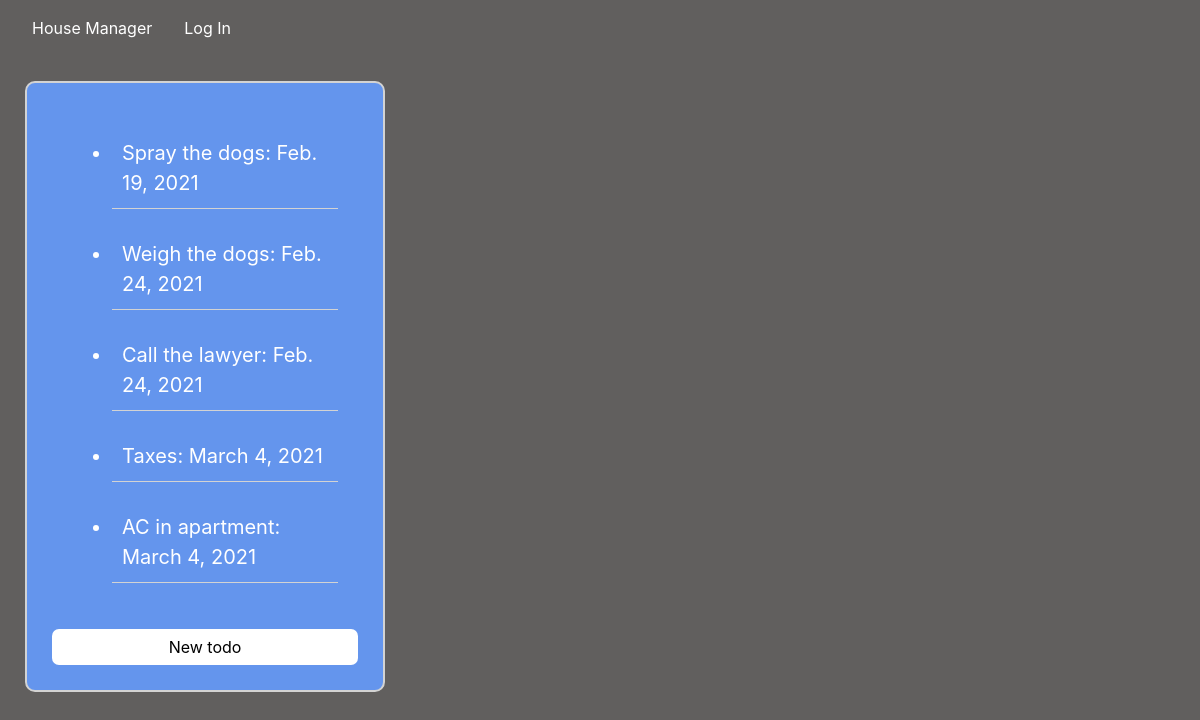
Before: /todo with the older database file.
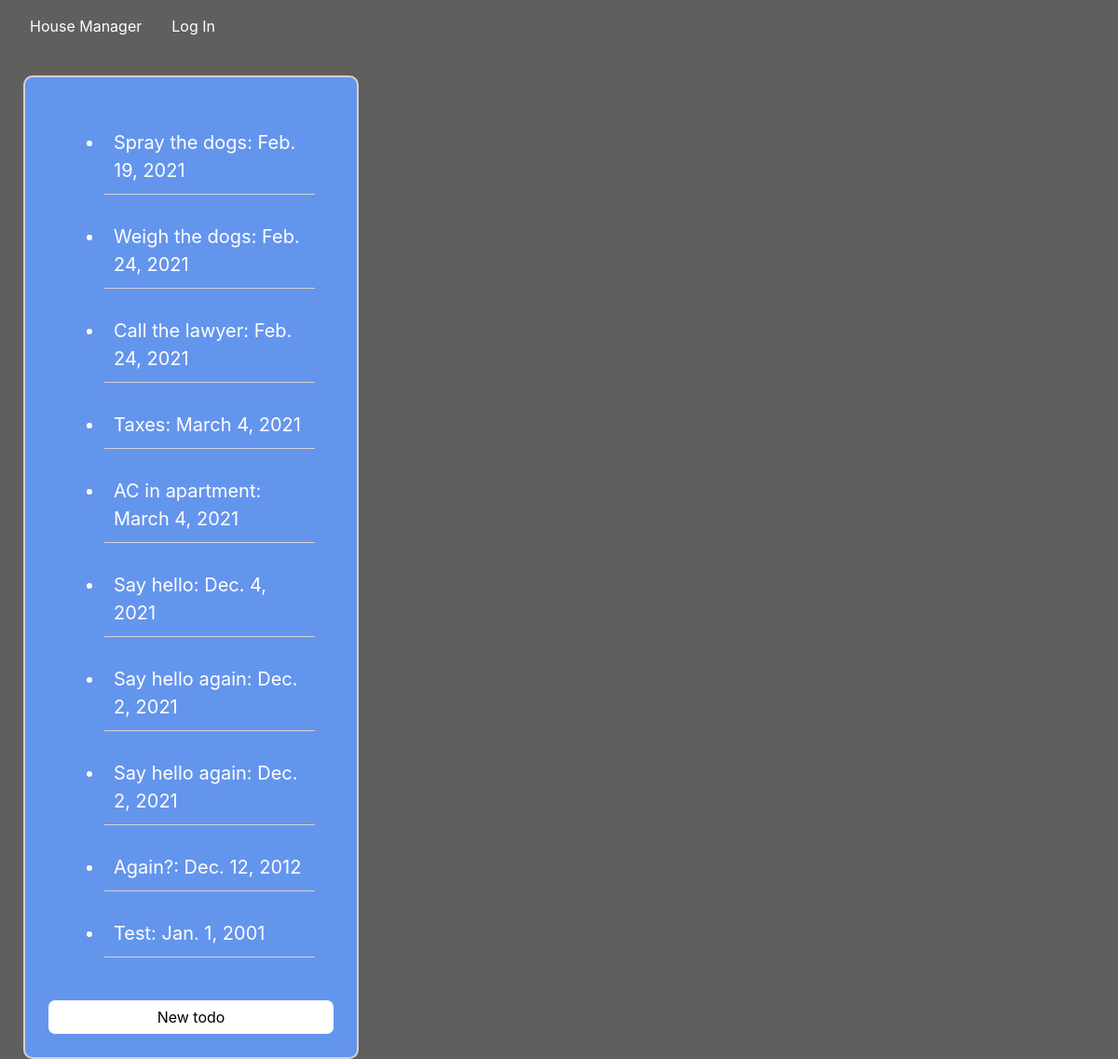
After: the same page with the newer database file.
### housemanager/models.py (models this page shows, shortened)
class Todo(models.Model):
    todo = models.CharField(max_length = 200)
    done = models.BooleanField(default=False)
    todo_date = models.DateField(default=datetime.now, blank=True)
    dogs_todo = models.ManyToManyField(Dogs, related_name="Dogs_todo", blank=True)
    baby_todo = models.ManyToManyField(Baby, related_name="Baby_todo", blank=True)

### housemanager/views.py (the view)
# urls.py: path("todo", views.todo, name="todo"),
def todo(request):
    todolist = Todo.objects.all()
    return render(request, "housemanager/todo.html", {
        "todo": todolist
    })

### housemanager/templates/housemanager/todo.html (shortened to what this page needs)
{% extends "housemanager/layout.html" %}
{% load static %}
{% block body %}
    <div id="todolist">
        <ul id="ullist">
            {% for todo in todo%}
            <li id="listitem" class="listitem">
                    {{todo.todo}}:
                    {{todo.todo_date}}
            </li>
            {% endfor%}
        </ul>
        <button class="btn btn-primary" id="create-todo">
            New todo
        </button>
    </div>
{% endblock %}

### housemanager/templates/housemanager/layout.html (shortened to what this page needs)
{% load static %}
<!DOCTYPE html>
<html lang="en">
    <head>
        <link rel="stylesheet" href="https://stackpath.bootstrapcdn.com/bootstrap/4.4.1/css/bootstrap.min.css">
        <link href="{% static 'housemanager/styles.css' %}" rel="stylesheet">
    </head>
    <body>
        <nav id="topnav" class="navbar navbar-expand-lg">
            <a class="nav-link active" href="{% url 'index' %}">House Manager</a>
            <div>
              <ul class="nav">
                {% if user.is_authenticated %}
                    <li class="nav-item">
                        <a class="nav-link" href="{% url 'logout' %}">Log Out</a>
                    </li>
                {% else %}
                    <li class="nav-item">
                        <a class="nav-link" href="{% url 'login' %}">Log In</a>
                    </li>
                {% endif %}
              </ul>
              </div>
              </nav>
                {% block body %}
                {% endblock %}
    </body>
</html>

### housemanager/static/housemanager/styles.css (style rules this page uses)
html, body { background-color: #615f5e; margin: 0; padding: 0; display: block; }
a { color: white; }
#todolist { background-color:cornflowerblue; width: 30%; margin: 25px; padding: 25px; border-radius: 10px; position: absolute; display: flex; flex-wrap: wrap; flex-direction: column; border: 2px solid lightgray; }
.listitem { font-size: 20px; padding: 10px; color: white; margin: 20px; border-bottom: 1px solid lightgray; }
#create-todo { background-color: white; color: black; border: none; border-radius: 7px; margin-top: 10px; }

Changed rows visible on the page:
added Todo: todo "Say hello", todo_date "Dec. 4, 2021"
added Todo: todo "Say hello again", todo_date "Dec. 2, 2021"
added Todo: todo "Say hello again", todo_date "Dec. 2, 2021"
added Todo: todo "Again?", todo_date "Dec. 12, 2012"
added Todo: todo "Test", todo_date "Jan. 1, 2001"
